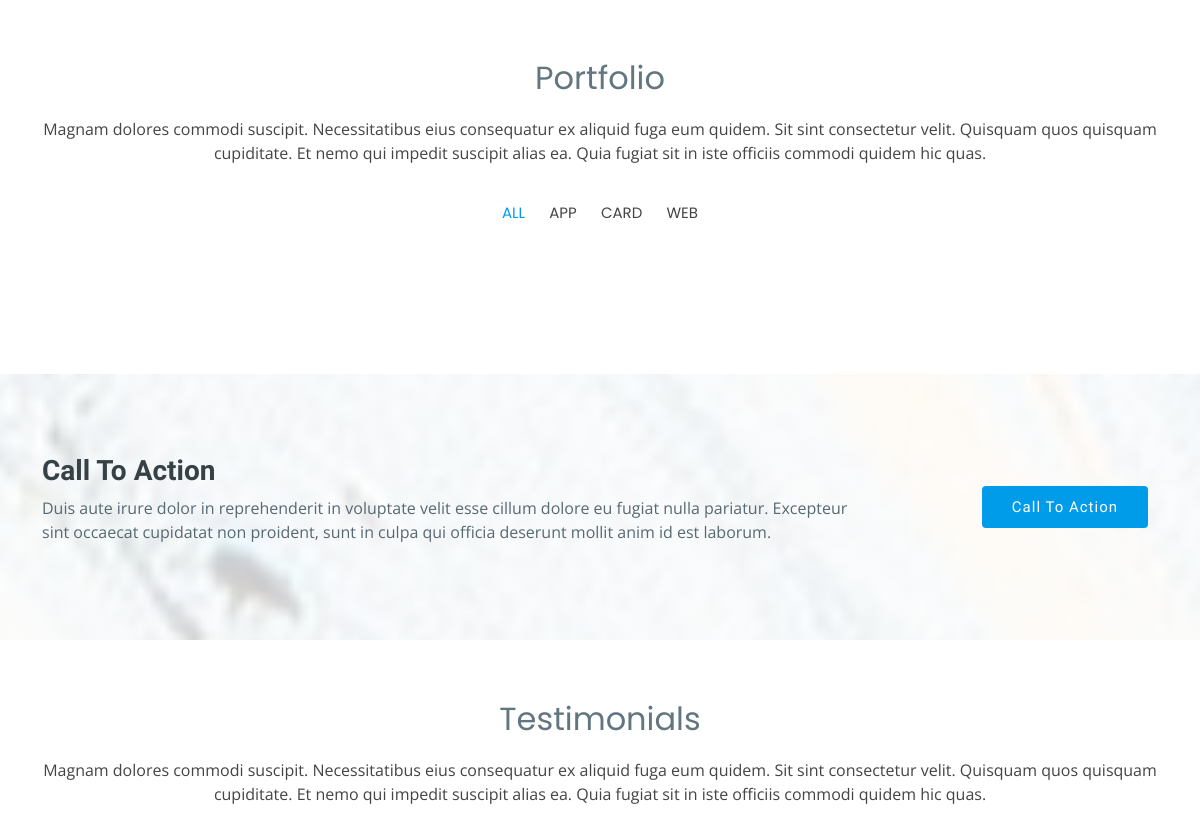
Before: / (middle part) with the older database file.
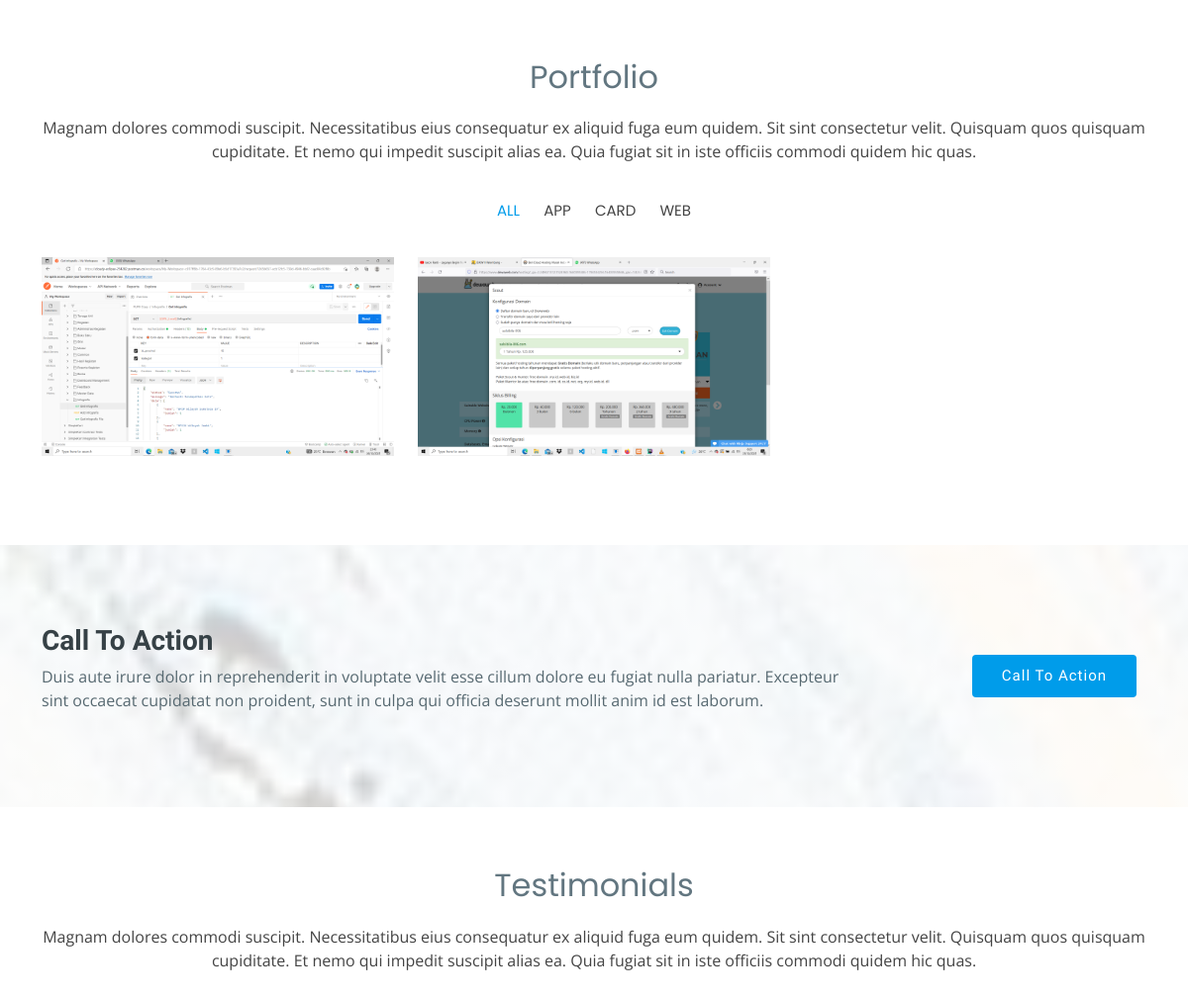
After: the same page with the newer database file.
### tables this page shows
CREATE TABLE `loker` (
  `id_loker` varchar(256) NOT NULL,
  `id_perusahaan` varchar(256) NOT NULL,
  `judul` varchar(100) NOT NULL,
  `deskripsi` text NOT NULL,
  `posisi` varchar(50) NOT NULL,
  `jumlah_rekrut` int(30) NOT NULL,
  `salary` varchar(50) NOT NULL,
  `batas_akhir` date NOT NULL,
  `created_at` date NOT NULL
);

CREATE TABLE `perusahaan_detail` (
  `id_perusahaan_detail` varchar(256) NOT NULL,
  `nama_perusahaan` varchar(50) DEFAULT NULL,
  `jenis_perusahaan` varchar(50) DEFAULT NULL,
  `npwp_perusahaan` varchar(30) DEFAULT NULL,
  `provinsi` varchar(50) DEFAULT NULL,
  `kota` varchar(50) DEFAULT NULL,
  `alamat` text DEFAULT NULL,
  `kode_pos` varchar(20) DEFAULT NULL,
  `deskripsi` text DEFAULT NULL,
  `nomor_telepon` varchar(50) DEFAULT NULL,
  `date_registered` date NOT NULL,
  `logo` varchar(256) DEFAULT NULL,
  `id_status_verifikasi` int(11) NOT NULL,
  `id_status_aktif` int(11) NOT NULL
);

### application/controllers/Web_Public.php (called while the page is built, shortened)
<?php
class Web_Public extends CI_Controller {
	public function __construct()
	{
		$this->load->model('m_loker');
	}
	public function index()
	{
		$data['loker'] = $this->m_loker->get_all_loker()->result_array();
		$this->load->view('public', $data);
	}
}

### index.php (called while the page is built, shortened)
<?php
require_once BASEPATH.'core/CodeIgniter.php';

### application/models/m_loker.php (called while the page is built, shortened)
<?php
class M_loker extends CI_Model
{
    public function get_all_loker()
    {
        $hasil = $this->db->query("SELECT id_loker, nama_perusahaan, judul, loker.deskripsi, posisi, jumlah_rekrut, salary, batas_akhir, logo FROM loker JOIN perusahaan_detail ON loker.id_perusahaan = perusahaan_detail.id_perusahaan_detail");
        return $hasil;
    }
}

### application/views/public.php (the view, shortened to what this page needs)
<!DOCTYPE html>
<html lang="en">
<head>
    <link href="<?= base_url();?>assets/public/assets/vendor/aos/aos.css" rel="stylesheet">
    <link href="<?= base_url();?>assets/public/assets/vendor/bootstrap/css/bootstrap.min.css" rel="stylesheet">
    <link href="<?= base_url();?>assets/public/assets/vendor/bootstrap-icons/bootstrap-icons.css" rel="stylesheet">
    <link href="<?= base_url();?>assets/public/assets/vendor/boxicons/css/boxicons.min.css" rel="stylesheet">
    <link href="<?= base_url();?>assets/public/assets/vendor/glightbox/css/glightbox.min.css" rel="stylesheet">
    <link href="<?= base_url();?>assets/public/assets/vendor/swiper/swiper-bundle.min.css" rel="stylesheet">
    <link href="<?= base_url();?>assets/public/assets/css/style.css" rel="stylesheet">
</head>
<body>
    <main id="main">
        <section id="portfolio" class="portfolio">
            <div class="container">
                <div class="section-title" data-aos="fade-up">
                    <h2>Portfolio</h2>
                    <p>Magnam dolores commodi suscipit. Necessitatibus eius consequatur ex aliquid fuga eum quidem. Sit
                        sint consectetur velit. Quisquam quos quisquam cupiditate. Et nemo qui impedit suscipit alias
                        ea. Quia fugiat sit in iste officiis commodi quidem hic quas.</p>
                </div>
                <div class="row">
                    <div class="col-lg-12 d-flex justify-content-center" data-aos="fade-up" data-aos-delay="100">
                        <ul id="portfolio-flters">
                            <li data-filter="*" class="filter-active">All</li>
                            <li data-filter=".filter-app">App</li>
                            <li data-filter=".filter-card">Card</li>
                            <li data-filter=".filter-web">Web</li>
                        </ul>
                    </div>
                </div>
                <div class="row portfolio-container" data-aos="fade-up" data-aos-delay="200">
                    <?php
                                            foreach($loker as $i)
                                            :
                                            $logo = $i['logo'];
                                            ?>
                    <div class="col-lg-4 col-md-6 portfolio-item filter-app">
                        <div class="portfolio-wrap">
                            <img src="<?= base_url();?>assets/logo/<?=$logo?>"
                                class="img-fluid" alt="">
                        </div>
                    </div>
                    <?php endforeach;?>
                </div>
            </div>
        </section>
        <section id="cta" class="cta">
            <div class="container">
                <div class="row" data-aos="zoom-in">
                    <div class="col-lg-9 text-center text-lg-start">
                        <h3>Call To Action</h3>
                        <p> Duis aute irure dolor in reprehenderit in voluptate velit esse cillum dolore eu fugiat nulla
                            pariatur. Excepteur sint occaecat cupidatat non proident, sunt in culpa qui officia deserunt
                            mollit anim id est laborum.</p>
                    </div>
                    <div class="col-lg-3 cta-btn-container text-center">
                        <a class="cta-btn align-middle" href="#">Call To Action</a>
                    </div>
                </div>
            </div>
        </section>
        <section id="testimonials" class="testimonials">
            <div class="container">
                <div class="section-title" data-aos="fade-up">
                    <h2>Testimonials</h2>
                    <p>Magnam dolores commodi suscipit. Necessitatibus eius consequatur ex aliquid fuga eum quidem. Sit
                        sint consectetur velit. Quisquam quos quisquam cupiditate. Et nemo qui impedit suscipit alias
                        ea. Quia fugiat sit in iste officiis commodi quidem hic quas.</p>
                </div>
            </div>
        </section>
    </main>
</body>
</html>

### assets/public/assets/css/style.css (style rules this page uses)
body { font-family: "Open Sans", sans-serif; color: #444444; }
a { color: #009cea; text-decoration: none; }
h1, h2, h3, h4, h5, h6 { font-family: "Raleway", sans-serif; }
section { padding: 60px 0; overflow: hidden; }
.section-title { text-align: center; padding-bottom: 30px; }
.section-title h2 { font-size: 32px; font-weight: 400; margin-bottom: 20px; padding-bottom: 0; font-family: "Poppins", sans-serif; color: #627680; }
.section-title p { margin-bottom: 0; }
.portfolio .portfolio-item { margin-bottom: 30px; }
.portfolio #portfolio-flters { padding: 0; margin: 0 auto 25px auto; list-style: none; text-align: center; }
.portfolio #portfolio-flters li { cursor: pointer; display: inline-block; padding: 10px; font-size: 15px; font-weight: 400; line-height: 1; text-transform: uppercase; color: #444444; margin-bottom: 5px; transition: all 0.3s ease-in-out; font-family: "Poppins", sans-serif; }
.portfolio #portfolio-flters li:hover, .portfolio #portfolio-flters li.filter-active { color: #009cea; }
.portfolio #portfolio-flters li:last-child { margin-right: 0; }
.portfolio .portfolio-wrap { transition: 0.3s; position: relative; overflow: hidden; z-index: 1; }
.portfolio .portfolio-wrap::before { content: ""; background: rgba(255, 255, 255, 0.7); position: absolute; left: 30px; right: 30px; top: 30px; bottom: 30px; transition: all ease-in-out 0.3s; z-index: 2; opacity: 0; }
.cta { background: linear-gradient(rgba(255, 255, 255, 0.8), rgba(255, 255, 255, 0.8)), url("../img/cta-bg.jpg") center center; background-size: cover; padding: 80px 0; }
.cta h3 { color: #364146; font-size: 28px; font-weight: 700; }
.cta p { color: #576971; }
.cta .cta-btn { font-family: "Raleway", sans-serif; font-weight: 500; font-size: 15px; letter-spacing: 1px; display: inline-block; padding: 10px 30px; border-radius: 4px; transition: 0.5s; margin: 10px; color: #fff; background: #009cea; }
@media (min-width: 1024px) { .cta { background-attachment: fixed; } }
@media (min-width: 769px) { .cta .cta-btn-container { display: flex; align-items: center; justify-content: flex-end; } }

Changed rows visible on the page:
added loker: perusahaan_detail.logo (picture)
added loker: perusahaan_detail.logo (picture)
